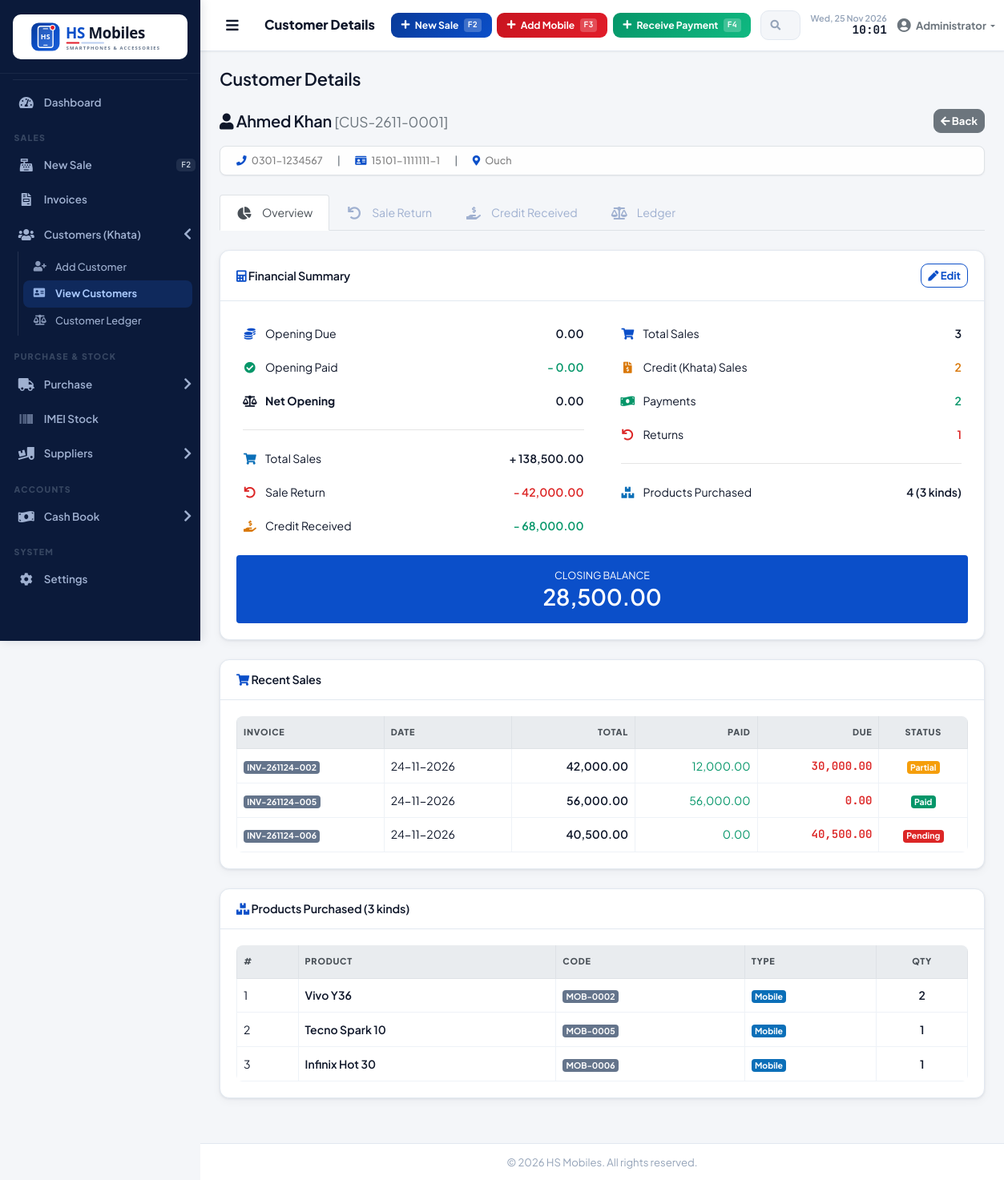
The page /modules/customers/view.php?id=1 (signed in) on the database as committed earlier.
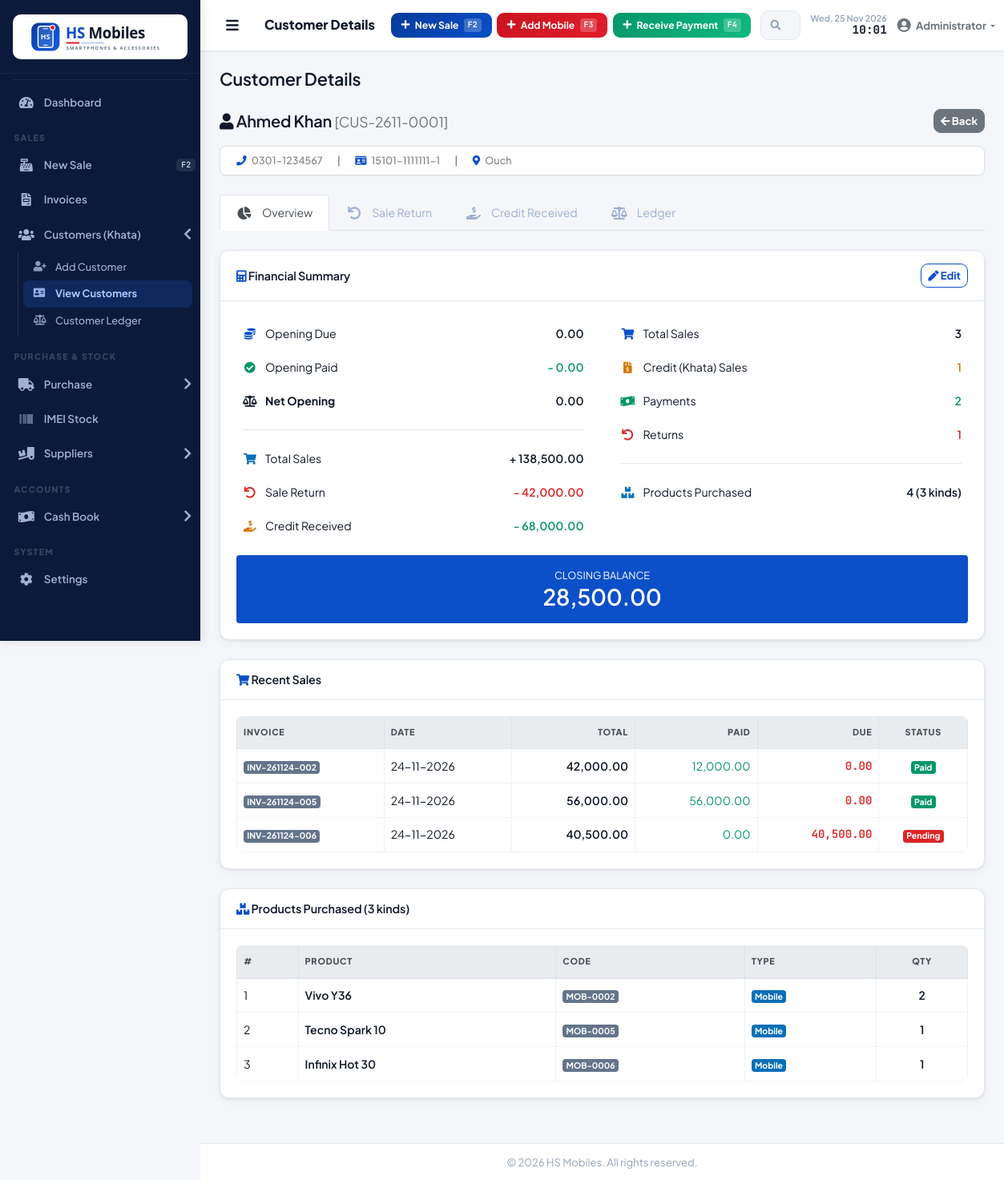
The same page on the database as committed later.
### tables this page shows
CREATE TABLE `sales` (
  `id` int(11) NOT NULL,
  `invoice_no` varchar(20) NOT NULL,
  `customer_id` int(11) NOT NULL,
  `sale_date` date NOT NULL,
  `subtotal` decimal(12,2) NOT NULL DEFAULT 0.00,
  `discount_id` int(11) DEFAULT NULL,
  `discount_amount` decimal(12,2) DEFAULT 0.00,
  `taxable_amount` decimal(12,2) DEFAULT 0.00,
  `tax_rate` decimal(5,2) DEFAULT 0.00,
  `tax_amount` decimal(12,2) DEFAULT 0.00,
  `total_amount` decimal(12,2) NOT NULL DEFAULT 0.00,
  `paid_amount` decimal(12,2) DEFAULT 0.00 COMMENT 'Amount received at sale time',
  `due_amount` decimal(12,2) DEFAULT 0.00 COMMENT 'Remaining balance (credit/khata)',
  `payment_method` enum('cash','card','bank_transfer','bank') DEFAULT 'cash',
  `payment_status` enum('paid','partial','pending') DEFAULT 'pending' COMMENT 'pending = full credit, partial = partly paid, paid = cleared',
  `status` enum('active','completed','cancelled') DEFAULT 'active',
  `notes` text DEFAULT NULL,
  `branch_id` int(11) DEFAULT NULL,
  `created_by` int(11) DEFAULT NULL,
  `created_at` date NOT NULL,
  `updated_at` date DEFAULT NULL
);

### includes/functions.php (called while the page is built, shortened)
<?php
require_once __DIR__ . '/settings.php';
function getById($table, $id) {
    global $pdo;
    $stmt = $pdo->prepare("SELECT * FROM $table WHERE id = ?");
    $stmt->execute([$id]);
    return $stmt->fetch();
}
function formatCurrency($amount) {
    return number_format($amount, 2);
}
function formatDate($date) {
    return $date ? date('d-m-Y', strtotime($date)) : '-';
}

### modules/customers/view.php (the view, shortened to what the changed rows need)
<?php
$base_url = '../../';
require_once '../../includes/functions.php';
$id = (int)($_GET['id'] ?? 0);
$customer = getById('customers', $id);
$sales = $pdo->prepare("SELECT s.*, u.username AS added_by FROM sales s LEFT JOIN users u ON u.id = s.created_by WHERE s.customer_id = ? ORDER BY s.sale_date DESC LIMIT 50");
$sales->execute([$id]);
$sales_data = $sales->fetchAll();
$payments = $pdo->prepare("SELECT p.*, s.invoice_no, u.username AS added_by FROM payments p LEFT JOIN sales s ON s.id = p.sale_id LEFT JOIN users u ON u.id = p.received_by WHERE p.sale_id IN (SELECT s2.id FROM (SELECT id FROM sales WHERE customer_id = ?) s2) ORDER BY p.payment_date DESC LIMIT 50");
$payments->execute([$id]);
$payments_data = $payments->fetchAll();
$returns = $pdo->prepare("SELECT sr.*, s.invoice_no, u.username AS added_by, p.name AS product_name, p.color AS product_color, p.storage AS product_storage, p.ram AS product_ram FROM sale_returns sr LEFT JOIN sales s ON s.id = sr.sale_id LEFT JOIN products p ON p.id = sr.product_id LEFT JOIN users u ON u.id = sr.created_by WHERE sr.customer_id = ? ORDER BY sr.return_date DESC LIMIT 50");
$returns->execute([$id]);
$returns_data = $returns->fetchAll();
$opening_due = (float)$customer['opening_due'];
$opening_paid = (float)$customer['opening_paid'];
$credit_sale = 0;
foreach ($sales_data as $s) {
    if ($s['status'] !== 'cancelled') $credit_sale += (float)$s['total_amount'];
}
$payments_total = array_sum(array_column($payments_data, 'amount'));
$returns_total = array_sum(array_column($returns_data, 'amount'));
$closing = ($opening_due - $opening_paid) + $credit_sale - $returns_total - $payments_total;
$credit_sales = array_filter($sales_data, function($s) {
    return $s['status'] === 'active' && (float)$s['due_amount'] > 0;
});
$all_items = $pdo->prepare("
    SELECT SUM(si.quantity) as total_qty FROM sale_items si
    WHERE si.sale_id IN (SELECT s2.id FROM (SELECT id FROM sales WHERE customer_id = ?) s2)
");
$all_items->execute([$id]);
$all_items_data = $all_items->fetch();
$total_products_qty = (int)($all_items_data['total_qty'] ?? 0);
$distinct_stmt = $pdo->prepare("
    SELECT COUNT(*) FROM (
        SELECT si.product_id FROM sale_items si WHERE si.product_id IS NOT NULL
        AND si.sale_id IN (SELECT s2.id FROM (SELECT id FROM sales WHERE customer_id = ?) s2)
        UNION
        SELECT si.item_description FROM sale_items si WHERE si.product_id IS NULL AND si.item_description IS NOT NULL AND si.item_description != ''
        AND si.sale_id IN (SELECT s2.id FROM (SELECT id FROM sales WHERE customer_id = ?) s2)
    ) d
");
$distinct_stmt->execute([$id, $id]);
$total_distinct_products = (int)$distinct_stmt->fetchColumn();
$products_purchased = $pdo->prepare("
    SELECT name, code, product_type, qty FROM (
        SELECT p.name, p.code, p.product_type, SUM(si.quantity) AS qty, 0 AS sort
        FROM sale_items si
        JOIN products p ON si.product_id = p.id
        WHERE si.sale_id IN (SELECT id FROM sales WHERE customer_id = ?)
        GROUP BY si.product_id
        UNION ALL
        SELECT si.item_description AS name, '' AS code, 'general' AS product_type, SUM(si.quantity) AS qty, 1 AS sort
        FROM sale_items si
        WHERE si.product_id IS NULL AND si.item_description IS NOT NULL AND si.item_description != ''
        AND si.sale_id IN (SELECT id FROM sales WHERE customer_id = ?)
        GROUP BY si.item_description
    ) combined ORDER BY qty DESC
");
$products_purchased->execute([$id, $id]);
$products_purchased = $products_purchased->fetchAll();
$tab = $_GET['tab'] ?? 'overview';
require_once '../../includes/header.php';
?>
<?php if ($tab === 'overview'): ?>
<div class="row">
  <div class="col-lg-12 mb-4">
    <div class="card shadow mb-4">
      <div class="card-header py-3 d-flex justify-content-between align-items-center">
        <h6 class="m-0 font-weight-bold text-primary"><i class="fas fa-calculator"></i> Financial Summary</h6>
        <button class="btn btn-sm btn-outline-primary" onclick="$('#editFinancials').toggleClass('d-none')"><i class="fas fa-pen"></i> Edit</button>
      </div>
      <div class="card-body">
        <div class="row">
          <div class="col-md-6">
            <table class="table table-sm table-borderless mb-0" style="font-size:.9rem;">
              <tr><td><i class="fas fa-coins text-primary fa-fw mr-2"></i> Opening Due</td><td class="text-right font-weight-bold"><?= formatCurrency($opening_due) ?></td></tr>
              <tr><td><i class="fas fa-check-circle text-success fa-fw mr-2"></i> Opening Paid</td><td class="text-right font-weight-bold text-success">- <?= formatCurrency($opening_paid) ?></td></tr>
              <tr><td><i class="fas fa-balance-scale fa-fw mr-2"></i> <strong>Net Opening</strong></td><td class="text-right font-weight-bold"><?= formatCurrency($opening_due - $opening_paid) ?></td></tr>
              <tr><td colspan="2"><hr class="my-1"></td></tr>
              <tr><td><i class="fas fa-shopping-cart text-info fa-fw mr-2"></i> Total Sales</td><td class="text-right font-weight-bold">+ <?= formatCurrency($credit_sale) ?></td></tr>
              <tr><td><i class="fas fa-undo text-danger fa-fw mr-2"></i> Sale Return</td><td class="text-right font-weight-bold text-danger">- <?= formatCurrency($returns_total) ?></td></tr>
              <tr><td><i class="fas fa-hand-holding-usd text-warning fa-fw mr-2"></i> Credit Received</td><td class="text-right font-weight-bold text-success">- <?= formatCurrency($payments_total) ?></td></tr>
            </table>
          </div>
          <div class="col-md-6">
            <table class="table table-sm table-borderless mb-0" style="font-size:.9rem;">
              <tr><td><i class="fas fa-shopping-cart text-primary fa-fw mr-2"></i> Total Sales</td><td class="text-right font-weight-bold"><?= count($sales_data) ?></td></tr>
              <tr><td><i class="fas fa-file-invoice-dollar text-warning fa-fw mr-2"></i> Credit (Khata) Sales</td><td class="text-right font-weight-bold text-warning"><?= count($credit_sales) ?></td></tr>
              <tr><td><i class="fas fa-money-bill-wave text-success fa-fw mr-2"></i> Payments</td><td class="text-right font-weight-bold text-success"><?= count($payments_data) ?></td></tr>
              <tr><td><i class="fas fa-undo text-danger fa-fw mr-2"></i> Returns</td><td class="text-right font-weight-bold text-danger"><?= count($returns_data) ?></td></tr>
              <tr><td colspan="2"><hr class="my-1"></td></tr>
              <tr><td><i class="fas fa-boxes text-info fa-fw mr-2"></i> Products Purchased</td><td class="text-right font-weight-bold"><?= $total_products_qty ?> (<?= $total_distinct_products ?> kinds)</td></tr>
            </table>
          </div>
        </div>
        <div class="text-center p-3 bg-primary text-white rounded mt-3">
          <div class="small text-uppercase opacity-75">Closing Balance</div>
          <h3 class="font-weight-bold mb-0"><?= formatCurrency($closing) ?></h3>
        </div>
      </div>
    </div>
    <div class="card shadow">
      <div class="card-header py-3 d-flex justify-content-between align-items-center">
        <h6 class="m-0 font-weight-bold text-primary"><i class="fas fa-shopping-cart"></i> Recent Sales</h6>
      </div>
      <div class="card-body">
        <?php if (empty($sales_data)): ?>
          <p class="text-muted mb-0 text-center">No sales yet</p>
        <?php else: ?>
          <div class="table-responsive">
            <table class="table table-sm table-bordered">
              <thead class="thead-light">
                <tr>
                  <th>Invoice</th>
                  <th>Date</th>
                  <th class="text-right">Total</th>
                  <th class="text-right">Paid</th>
                  <th class="text-right">Due</th>
                  <th class="text-center">Status</th>
                </tr>
              </thead>
              <tbody>
                <?php foreach (array_slice($sales_data, 0, 10) as $s):
                  $pstat = $s['payment_status'];
                  $badge = $pstat === 'paid' ? 'success' : ($pstat === 'partial' ? 'warning' : 'danger');
                ?>
                  <tr>
                    <td><a href="<?= $base_url ?>modules/sales/invoice.php?id=<?= $s['id'] ?>"><span class="badge badge-secondary"><?= htmlspecialchars($s['invoice_no']) ?></span></a></td>
                    <td class="text-nowrap"><?= formatDate($s['sale_date']) ?></td>
                    <td class="text-right font-weight-bold"><?= formatCurrency($s['total_amount']) ?></td>
                    <td class="text-right text-success"><?= formatCurrency($s['paid_amount']) ?></td>
                    <td class="text-right text-danger font-weight-bold"><?= formatCurrency($s['due_amount']) ?></td>
                    <td class="text-center"><span class="badge badge-<?= $badge ?>"><?= ucfirst($pstat) ?></span></td>
                  </tr>
                <?php endforeach; ?>
              </tbody>
            </table>
          </div>
        <?php endif; ?>
      </div>
    </div>
    <div class="card shadow mt-4">
      <div class="card-header py-3">
        <h6 class="m-0 font-weight-bold text-success"><i class="fas fa-boxes"></i> Products Purchased (<?=$total_distinct_products?> kinds)</h6>
      </div>
      <div class="card-body">
        <?php if (empty($products_purchased)): ?>
          <p class="text-muted mb-0 text-center">No products purchased</p>
        <?php else: ?>
          <div class="table-responsive">
            <table class="table table-sm table-bordered mb-0">
              <thead class="thead-light">
                <tr><th>#</th><th>Product</th><th>Code</th><th>Type</th><th class="text-center">Qty</th></tr>
              </thead>
              <tbody>
                <?php $i = 1; foreach ($products_purchased as $pp): ?>
                  <tr>
                    <td><?=$i++?></td>
                    <td class="font-weight-bold"><?=htmlspecialchars($pp['name'])?></td>
                    <td><span class="badge badge-secondary"><?=htmlspecialchars($pp['code'])?></span></td>
                    <td><span class="badge badge-info"><?=ucfirst($pp['product_type'])?></span></td>
                    <td class="text-center font-weight-bold"><?=(int)$pp['qty']?></td>
                  </tr>
                <?php endforeach; ?>
              </tbody>
            </table>
          </div>
        <?php endif; ?>
      </div>
    </div>
  </div>
</div>
<?php endif; ?>
<?php require_once '../../includes/footer.php'; ?>

Rows that differ between the two databases and show on the page:
changed sales "INV-261124-002": due_amount "30,000.00" → "0.00"; payment_status "Partial" → "Paid"
Other text that changed with them:
count($credit_sales): "2" → "1"
